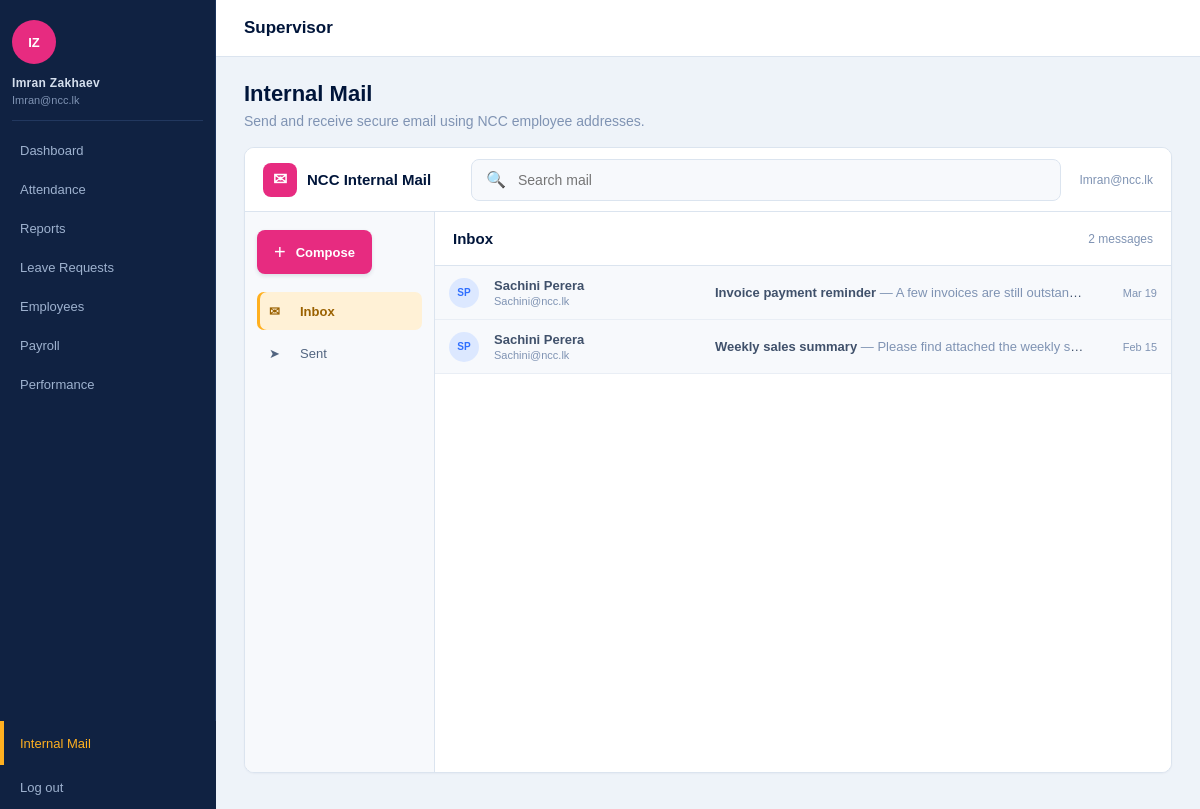
The page /codebase/login/communications.php (signed in) on the database its author committed.
### tables this page shows
CREATE TABLE user_account (
    user_id INT AUTO_INCREMENT PRIMARY KEY,
    role_name VARCHAR(50) NOT NULL,
    username VARCHAR(50) NOT NULL UNIQUE,
    password_hash VARCHAR(255) NOT NULL,
    email VARCHAR(100) NOT NULL UNIQUE,
    is_active TINYINT(1) NOT NULL,
    created_at DATETIME NOT NULL
);

CREATE TABLE internal_email (
    email_id INT AUTO_INCREMENT PRIMARY KEY,
    sender_id INT NOT NULL,
    recipient_id INT NOT NULL,
    subject VARCHAR(150) NOT NULL,
    message TEXT NOT NULL,
    sent_at DATETIME NOT NULL,
    read_at DATETIME,
    FOREIGN KEY (sender_id) REFERENCES user_account(user_id),
    FOREIGN KEY (recipient_id) REFERENCES user_account(user_id),
    INDEX idx_internal_email_recipient (recipient_id, sent_at),
    INDEX idx_internal_email_sender (sender_id, sent_at)
);

### codebase/login/auth.php (called while the page is built, shortened)
<?php
function normalizeRole($role)
{
    $normalizedRole = strtolower(trim($role));
    $normalizedRole = preg_replace('/[^a-z0-9]+/', '_', $normalizedRole);
    $normalizedRole = trim($normalizedRole, '_');
    $aliases = [
        'admin' => 'system_admin',
        'ceo' => 'ceo_head_manager',
        'customer_relationship_officer' => 'customer_relation_manager',
        'customer_ralation_manager' => 'customer_relation_manager',
        'finance_officer' => 'financial_officer',
    ];
    return $aliases[$normalizedRole] ?? $normalizedRole;
}

### codebase/login/communications.php (the view, shortened to what this page needs)
<?php
require_once "auth.php";
require_once "config.php";
$currentUserId = (int) $_SESSION["user_id"];
$allowedViews = ["inbox", "sent", "compose", "message"];
$view = $_GET["view"] ?? "inbox";
$view = in_array($view, $allowedViews, true) ? $view : "inbox";
$search = trim($_GET["search"] ?? "");
$currentUserSql = "SELECT ua.user_id, ua.username, ua.email, ua.role_name,
                          COALESCE(e.full_name, ua.username) AS display_name
                   FROM user_account ua
                   LEFT JOIN employee e ON e.user_id = ua.user_id
                   WHERE ua.user_id = ? AND ua.is_active = 1";
$currentUserStatement = mysqli_prepare($connection, $currentUserSql);
mysqli_stmt_bind_param($currentUserStatement, "i", $currentUserId);
mysqli_stmt_execute($currentUserStatement);
$currentUser = mysqli_fetch_assoc(mysqli_stmt_get_result($currentUserStatement));
function getMailInitials($name)
{
    $parts = preg_split('/\s+/', trim($name));
    $initials = "";
    foreach (array_slice($parts, 0, 2) as $part) {
        if ($part !== "") {
            $initials .= strtoupper(substr($part, 0, 1));
        }
    }
    return $initials ?: "U";
}
$recipientsSql = "SELECT ua.email,
                         COALESCE(e.full_name, ua.username) AS display_name
                  FROM user_account ua
                  LEFT JOIN employee e ON e.user_id = ua.user_id
                  WHERE ua.is_active = 1 AND ua.user_id <> ?
                  ORDER BY display_name";
$recipientsStatement = mysqli_prepare($connection, $recipientsSql);
mysqli_stmt_bind_param($recipientsStatement, "i", $currentUserId);
mysqli_stmt_execute($recipientsStatement);
$recipients = mysqli_fetch_all(mysqli_stmt_get_result($recipientsStatement), MYSQLI_ASSOC);
$selectedMessage = null;
$messages = [];
if ($view === "inbox" || $view === "sent") {
    $searchLike = "%" . $search . "%";
    if ($view === "inbox") {
        $listSql = "SELECT ie.email_id, ie.subject, ie.message, ie.sent_at, ie.read_at,
                           sender.email AS contact_email,
                           COALESCE(sender_employee.full_name, sender.username) AS contact_name
                    FROM internal_email ie
                    JOIN user_account sender ON sender.user_id = ie.sender_id
                    LEFT JOIN employee sender_employee ON sender_employee.user_id = sender.user_id
                    WHERE ie.recipient_id = ?
                      AND (? = '' OR ie.subject LIKE ? OR ie.message LIKE ?
                           OR sender.email LIKE ? OR sender_employee.full_name LIKE ?)
                    ORDER BY ie.sent_at DESC
                    LIMIT 50";
    }
    $listStatement = mysqli_prepare($connection, $listSql);
    mysqli_stmt_bind_param(
        $listStatement,
        "isssss",
        $currentUserId,
        $search,
        $searchLike,
        $searchLike,
        $searchLike,
        $searchLike
    );
    mysqli_stmt_execute($listStatement);
    $messages = mysqli_fetch_all(mysqli_stmt_get_result($listStatement), MYSQLI_ASSOC);
}
$dashboard = getDashboard($_SESSION["role"]);
$pageTitle = $view === "sent" ? "Sent" : ($view === "compose" ? "New message" : "Inbox");
$role = normalizeRole($_SESSION["role"]);
$navigation = $roleNavigation[$role] ?? ["label" => "NCC", "links" => [["Dashboard", $dashboard]]];
?>
<!DOCTYPE html>
<html lang="en">
<head>
  <link rel="stylesheet" href="css/communications.css">
</head>
<body>
  <header class="topbar">
    <h1><?= htmlspecialchars($navigation["label"]) ?></h1>
  </header>
  <nav class="sidebar" aria-label="Main dashboard navigation">
    <div class="profile-avatar" aria-hidden="true">
      <?= htmlspecialchars(getMailInitials($currentUser["display_name"])) ?>
    </div>
    <h2><?= htmlspecialchars($currentUser["display_name"]) ?></h2>
    <p class="profile-email"><?= htmlspecialchars($currentUser["email"]) ?></p>
    <?php foreach ($navigation["links"] as $link): ?>
      <a href="<?= htmlspecialchars($link[1]) ?>"><?= htmlspecialchars($link[0]) ?></a>
    <?php endforeach; ?>
    <a class="active" href="communications.php">Internal Mail</a>
    <a href="logout.php">Log out</a>
  </nav>
  <main class="content">
    <section class="page-title">
      <h2>Internal Mail</h2>
      <p>Send and receive secure email using NCC employee addresses.</p>
    </section>
    <section class="mail-app">
      <header class="mail-header">
    <a class="brand" href="communications.php">
          <span class="brand-mark" aria-hidden="true">&#9993;</span>
          <span>NCC Internal Mail</span>
    </a>
    <form class="search" method="get">
          <span aria-hidden="true">&#128269;</span>
      <input
        id="mailSearch"
        name="search"
        type="search"
        placeholder="Search mail"
        value="<?= htmlspecialchars($search) ?>"
      >
    </form>
        <div class="mail-address"><?= htmlspecialchars($currentUser["email"]) ?></div>
      </header>
      <div class="mail-workspace">
        <aside class="mail-sidebar">
          <a class="compose-button" href="communications.php?view=compose">
            <span aria-hidden="true">+</span>
            Compose
          </a>
          <nav aria-label="Mailbox folders">
            <a class="<?= $view === "inbox" ? "active" : "" ?>" href="communications.php?view=inbox">
              <span aria-hidden="true">&#9993;</span>
              Inbox
            </a>
            <a class="<?= $view === "sent" ? "active" : "" ?>" href="communications.php?view=sent">
              <span aria-hidden="true">&#10148;</span>
              Sent
            </a>
          </nav>
        </aside>
        <div class="mail-main">
    <?php if ($view === "compose"): ?>
      <section class="compose-window">
        <div class="compose-title">New message</div>
        <form method="post">
          <input type="hidden" name="csrf_token" value="<?= htmlspecialchars($_SESSION["csrf_token"]) ?>">
          <div class="compose-row">
            <label for="recipientEmail">To</label>
            <select id="recipientEmail" name="recipient_email" required>
              <option value="">Select an employee email</option>
              <?php foreach ($recipients as $recipient): ?>
                <option value="<?= htmlspecialchars($recipient["email"]) ?>">
                  <?= htmlspecialchars($recipient["display_name"] . " <" . $recipient["email"] . ">") ?>
                </option>
              <?php endforeach; ?>
            </select>
          </div>
          <div class="compose-row">
            <label for="mailSubject">Subject</label>
            <input id="mailSubject" name="subject" type="text" maxlength="150" required>
          </div>
          <label class="visually-hidden" for="mailMessage">Message</label>
          <textarea id="mailMessage" name="message" placeholder="Write your message" required></textarea>
          <div class="compose-actions">
            <button type="submit">Send</button>
            <a href="communications.php?view=inbox">Discard</a>
          </div>
        </form>
      </section>
    <?php else: ?>
      <section class="mailbox">
        <div class="mail-toolbar">
          <h1><?= htmlspecialchars($pageTitle) ?></h1>
          <span><?= count($messages) ?> message<?= count($messages) === 1 ? "" : "s" ?></span>
        </div>
        <div class="message-list">
          <?php foreach ($messages as $message): ?>
            <?php
              $isUnread = $view === "inbox" && $message["read_at"] === null;
              $snippet = preg_replace('/\s+/', ' ', $message["message"]);
            ?>
            <a
              class="message-row <?= $isUnread ? "unread" : "" ?>"
              href="communications.php?view=message&id=<?= (int) $message["email_id"] ?>"
            >
              <div class="row-avatar"><?= htmlspecialchars(getMailInitials($message["contact_name"])) ?></div>
              <div class="row-contact">
                <strong><?= htmlspecialchars($message["contact_name"]) ?></strong>
                <span><?= htmlspecialchars($message["contact_email"]) ?></span>
              </div>
              <div class="row-content">
                <strong><?= htmlspecialchars($message["subject"]) ?></strong>
                <span>— <?= htmlspecialchars($snippet) ?></span>
              </div>
              <time><?= htmlspecialchars(date("M j", strtotime($message["sent_at"]))) ?></time>
            </a>
          <?php endforeach; ?>
        </div>
      </section>
    <?php endif; ?>
        </div>
      </div>
    </section>
  </main>
</body>
</html>

### rows shown on the page
user_account: email "Imran@ncc.lk"
internal_email: contact_name "SP", contact_name "Sachini Perera", sender.email "Sachini@ncc.lk", subject "Invoice payment reminder", message "A few invoices are still outstan…", sent_at "Mar 19"
internal_email: contact_name "SP", contact_name "Sachini Perera", sender.email "Sachini@ncc.lk", subject "Weekly sales summary", message "Please find attached the weekly s…", sent_at "Feb 15"

### other values the page prints
$navigation["label"] "Supervisor"
getMailInitials($currentUser["display_name"]) "IZ"
$currentUser["display_name"] "Imran Zakhaev"
$link[0] "Dashboard"
$link[0] "Attendance"
$link[0] "Reports"
$link[0] "Leave Requests"
$link[0] "Employees"
$link[0] "Payroll"
$link[0] "Performance"
$pageTitle "Inbox"
count($messages) "2"
